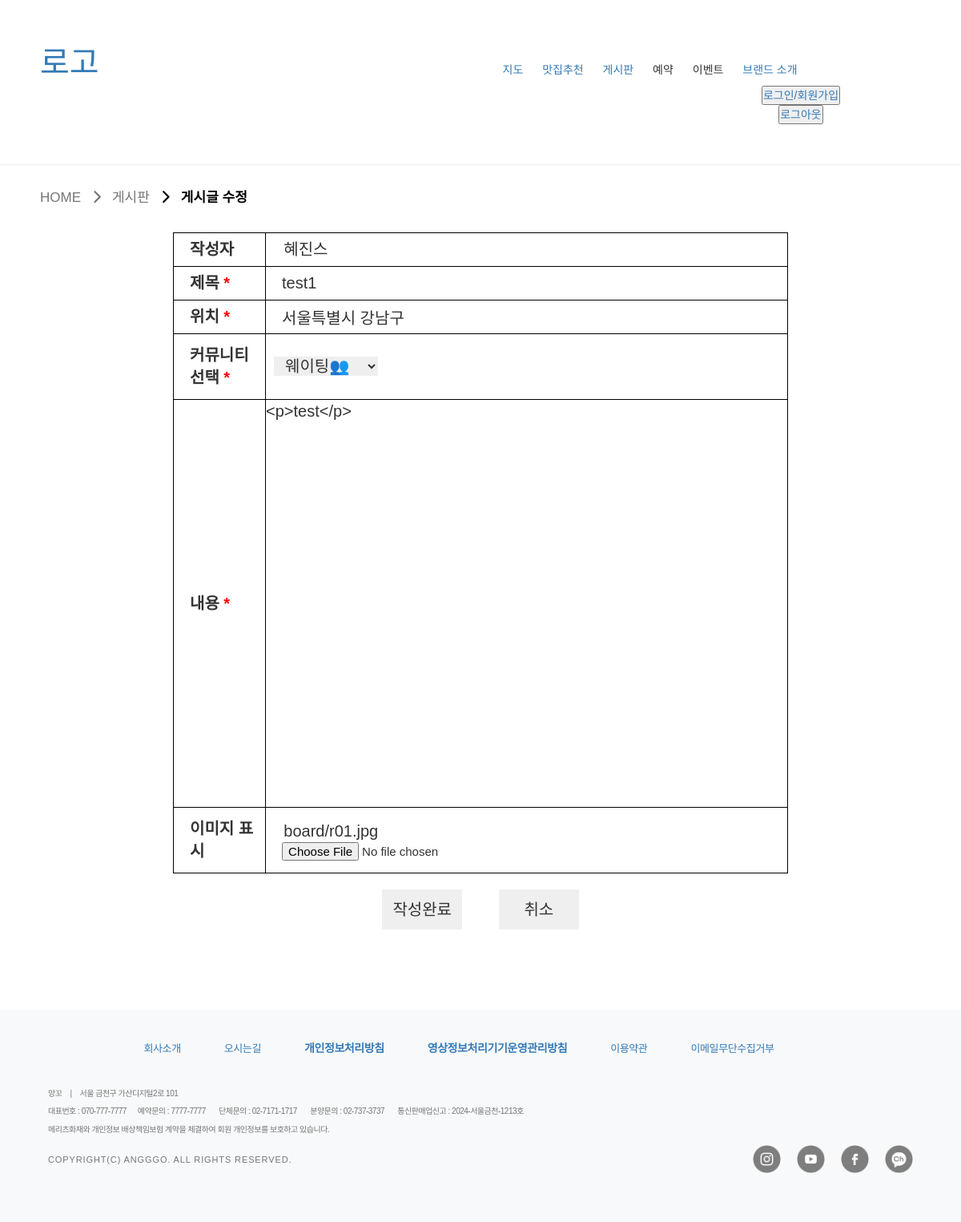
/board/bmodify/1/, run on the app's committed database.
### board/models.py (models this page shows, shortened)
class Board(models.Model):
  bno = models.AutoField(primary_key=True)
  member = models.ForeignKey(Member,on_delete=models.DO_NOTHING, null=True)
  btitle = models.CharField(max_length=1000)
  bcontent = models.TextField()
  bgps = models.CharField(max_length=1000)
  bselect = models.CharField(max_length=500,choices=CHOICES)
  like_member = models.ManyToManyField(Member,default='',related_name='like_member')
  bgroup = models.IntegerField(null=True)
  bstep = models.IntegerField(default=0)
  bindent = models.IntegerField(default=0)
  bhit = models.IntegerField(default=0)
  bdate = models.DateTimeField(auto_now=True)
  bfile = models.ImageField(null=True,blank=True,upload_to='board')

### member/models.py (models this page shows, shortened)
class Member(models.Model):
    id = models.CharField(max_length=50, primary_key=True)  # 아이디
    pw = models.CharField(max_length=100)  # 패스워드
    name = models.CharField(max_length=100)  # 사용자명
    nickname = models.CharField(max_length=100)  # 닉네임
    birth = models.DateField(null=True)  # 생년월일
    email = models.EmailField(max_length=100)  # 사용자 이메일
    tel = models.CharField(max_length=20)  # 사용자 전화번호
    addr = models.CharField(max_length=200)  # 사용자 주소
    mDate = models.DateTimeField(auto_now_add=True)  # 가입일
    point = models.IntegerField(default=0)  # 마일리지
    agree1 = models.DateTimeField(auto_now_add=True) # 필수약관동의
    agree2 = models.DateTimeField(auto_now_add=True) # 선택약관동의

### board/views.py (the view, shortened to what this page needs)
# urls.py: path('bmodify/<int:bno>/', views.bmodify, name='bmodify'),   # 게시글 수정하기
def bmodify(request,bno):   # 1. 글수정페이지 호출 / 2. 글수정 저장
  if request.method == 'GET':
    qs = Board.objects.get(bno=bno)
    context = {"board":qs}
    return render(request,'bmodify.html',context)

### board/templates/bmodify.html (shortened to what this page needs)
{% load static %}
<!DOCTYPE html>
<html lang="ko">
<head>
  <link rel="stylesheet" href="https://cdnjs.cloudflare.com/ajax/libs/font-awesome/6.1.0/css/all.min.css" />
  <link rel="stylesheet" type="text/css" href="{% static '/css/bmodify.css' %}">
    <link href="https://stackpath.bootstrapcdn.com/bootstrap/3.4.1/css/bootstrap.min.css" rel="stylesheet">
    <link href="https://cdn.jsdelivr.net/npm/summernote@0.9.0/dist/summernote.min.css" rel="stylesheet">
</head>
<body>
  <header>
    <div class="inner">
      <a href="/"><span class="main_logo">로고</span></a>
      <ul>
        <a href="/map/success/"><li>지도</li></a>
        <a href="/foodBoard/foodList/"><li>맛집추천</li></a>
        <a href="/board/nboard/"><li>게시판</li></a>
        <li>예약</li>
        <li>이벤트</li>
        <a href="/Brand/"><li>브랜드 소개</li></a>
      </ul>
      <span>
        <button type="button" class="ag_my"><a href="/member/login/">로그인/회원가입</a></button>
        <button type="button" class="ag_my"><a href="/member/logout/">로그아웃</a></button>
      </span>
    </div>
    <hr>
  </header>
  <main>
    <div class="here">
      <div class="sub_navloc">HOME&nbsp;&nbsp; <i class="fa-solid fa-chevron-right"></i>&nbsp;&nbsp; 게시판&nbsp;&nbsp; <strong><i class="fa-solid fa-chevron-right"></i>&nbsp;&nbsp; 게시글 수정</strong></div>
    </div>
    <div class="bmodify">
      <form action="" name="modifyFrm" id="modifyFrm" method="post" enctype="multipart/form-data">
        <table>
          <colgroup>
            <col width="15%">
            <col width="85%">
          </colgroup>
          <tr>
            <th class="summer">작성자</th>
            <td>&nbsp;&nbsp;&nbsp;&nbsp;{{board.member.nickname}}</td>
          </tr>
          <tr>
            <th class="star">제목</th>
            <td><input type="text" name="btitle" id="btitle" value="{{board.btitle}}"></td>
          </tr>
          <tr>
            <th class="star">위치</th>
            <td id="blocation"><input type="text" name="bgps" id="bgps" value="{{board.bgps}}"></td>
          </tr>
          <tr>
            <th class="star">커뮤니티 선택</th>
            <td>
              <select name="bselect" id="community">
                <option value="웨이팅" id="waiting" {% if '웨이팅' in board.bselect %}selected{% endif %}>웨이팅👥</option>
              </select>
            </td>
          </tr>
          <tr>
            <th class="star">내용</th>
            <td class="sumcontent">
              <textarea name="bcontent" id="summernote" cols="50" rows="10">{{board.bcontent}}</textarea>
            </td>
          </tr>
          <tr>
            <th class="summer">이미지 표시</th>
            <td>
              &nbsp;&nbsp;&nbsp;&nbsp;{{board.bfile}}
              <input type="file" onchange="readURL(this);" name="bfile" id="file">
            </td>
          </tr>
        </table>
        <div class="button-wrapper">
          <button type="button" class="write">작성완료</button>
          <button type="button" class="cancel" onclick="javascript:location.href='/board/nboard/'">취소</button>
        </div>
      </form>
    </div>
  </main>
  <footer>
    <div class="footerr">
        <div class="ftnavi">
            <ul>
                <li><a href="">회사소개</a></li>
                <li><a href="">오시는길</a></li>
                <li><a href="">개인정보처리방침</a></li>
                <li><a href="">영상정보처리기기운영관리방침</a></li>
                <li><a href="">이용약관</a></li>
                <li><a href="">이메일무단수집거부</a></li>
            </ul>
        </div>
        <div class="bottom_footer">
            <div class="addr">
                <p>앙꼬<span>|</span>서울 금천구 가산디지털2로 101</p>
                <p class="tel">대표번호 : 070-777-7777&nbsp;&nbsp;
                    <span>예약문의 : 7777-7777</span>
                    <span>단체문의 : 02-7171-1717</span>
                    <span>분양문의 : 02-737-3737</span>
                    <span>통신판매업신고 : 2024-서울금천-1213호</span>
                </p>
                <p>메리츠화재와 개인정보 배상책임보험 계약을 체결하여 회원 개인정보를 보호하고 있습니다.</p>
                <p class="copy">COPYRIGHT(C) ANGGGO. ALL RIGHTS RESERVED.</p>
            </div>
            <div class="sns">
                <a href="#"><img src="/static/images/main/insta_btn_fnew.png"></a>
                <a href="#"><img src="/static/images/main/youtube_btn_fnew.png"></a>
                <a href="#"><img src="/static/images/main/facebook_btn_fnew.png"></a>
                <a href="#"><img src="/static/images/main/kakao_ch_btn_fnew.png"></a>
            </div>
        </div>
    </div>
</footer>
</body>
</html>

### static/css/bmodify.css (style rules this page uses)
* { margin: 0; padding: 0; font-family: "Noto Sans KR", sans-serif; font-optical-sizing: auto; font-style: normal; }
ul, ol { list-style: none; }
a { text-decoration: none; color: inherit; cursor: pointer; }
main { width: 100%; box-sizing: border-box; }
* { margin: 0; padding: 0; }
header { height: 100px; }
.inner { margin: 50px; box-sizing: border-box; }
ul, li, span { display: inline-block; text-align: center; }
ul { margin: 0 auto; }
li { margin-right: 20px; }
.main_logo { font-size: 40px; margin-right: 500px; }
.ag_my { margin-left: 800px; }
img { width: 2100px; height: 600px; margin-top: 100px; }
table, tr, td { border: 1px solid black; border-collapse: collapse; }
.bmodify { width: 100%; height: 1000px; position: relative; top: 50px; box-sizing: border-box; }
#modifyFrm { width: 80%; height: 900px; margin: 0 auto; box-sizing: border-box; }
.here { width: 90%; height: 30px; position: relative; top: 25px; margin-left: 50px; margin-top: 60px; }
.here>div { color: #767676; }
.here>i, strong { color: black; }
.sub_navloc { font-size: 17px; }
#modifyFrm>table { width: 80%; height: 800px; border: 1px solid red; margin: 0 auto; }
#modifyFrm { font-size: 20px; }
#modifyFrm .summer { padding-left: 20px; }
#modifyFrm .star { padding-left: 20px; }
#modifyFrm .star::after { content: " *"; color: red; }
input[type=text] { border: 0; width: 100%; height: 100%; font-size: 20px; padding-left: 20px; }
td.sumcontent { width: 850px; height: 400px; padding: 0; margin: 0; }
#summernote { width: 100%; height: 500px; resize: none; box-sizing: border-box; border: none; outline: none; font-size: 20px; }
#community { width: 20%; font-size: 20px; border: none; position: relative; left: 10px; padding-left: 10px; }
.button-wrapper { width: 80%;height: 50px; text-align: center; margin: 10px auto; }
.button-wrapper>button { width: 100px; height: 50px; font-size: 20px; border:none; box-shadow: none; cursor: pointer; margin: 10px 20px; }
input[type=file] { font-size: 15px; padding-left: 20px; }
footer { width: 100%; height: 265px; margin-top: 20px; --bs-bg-opacity: 1; background-color: rgba(248, 249, 250, var(--bs-bg-opacity)) !important; padding-top: 3rem !important; padding-bottom: 3rem !important; }
.footerr { align-items: center; justify-content: center; flex-direction: column; padding-right: 1.5rem !important; padding-left: 1.5rem !important; padding-right: 3rem !important; padding-left: 3rem !important; width: 100%; padding-right: calc(1.5rem * 0.5); padding-left: calc(0 * 0.5); margin-right: auto; margin-left: auto; }
@media (min-width: 576px) { .footerr { max-width: 540px; } }
@media (min-width: 768px) { .footerr { max-width: 720px; } }
@media (min-width: 992px) { .footerr { max-width: 960px; } }
@media (min-width: 1200px) { .footerr { max-width: 1140px; } }
.ftnavi { display: flex; margin: 0 auto; flex-direction: column; align-items: center; justify-content: center; padding-left: 20px; padding-right: 20px; padding-top: 8px; }
.ftnavi ul { color: #000000; box-sizing: border-box; }
.ftnavi li { list-style: none; float: left; }
.ftnavi li a { font-size: 13px; font-weight: 300; letter-spacing: -0.03em; margin: 0 34px 10px 0; }
.ftnavi li:nth-child(3) a, .ftnavi li:nth-child(4) a { font-size: 14px; font-weight: 600; }
.bottom_footer { display: flex; align-items: flex-end; justify-content: space-between; width: 100%; padding-bottom: 10px; }
.addr { width: 60%; padding-top: 20px; color: #767676; font-size: 10px; font-weight: 400; letter-spacing: -0.05em; }
.addr p { margin-bottom: 8px; }
.addr span { margin: 0 10px; }
.tel span { margin: 0 7px; }
.addr .copy { padding-top: 15px; font-size: 11px; font-weight: 300; letter-spacing: 0.08em; }
.sns { display: flex; justify-content: flex-start; align-items: right; margin-left: auto; }
.sns a { margin-left: 20px; display: flex; justify-content: flex-end; align-items: center; padding-right: 0; }
.sns img { width: 35px; height: 35px; margin-right: 0; }

### data on the page
Board: member.nickname "혜진스", btitle "test1", bgps "서울특별시 강남구", bselect "웨이팅👥", bcontent "<p>test</p>", bfile "board/r01.jpg"
